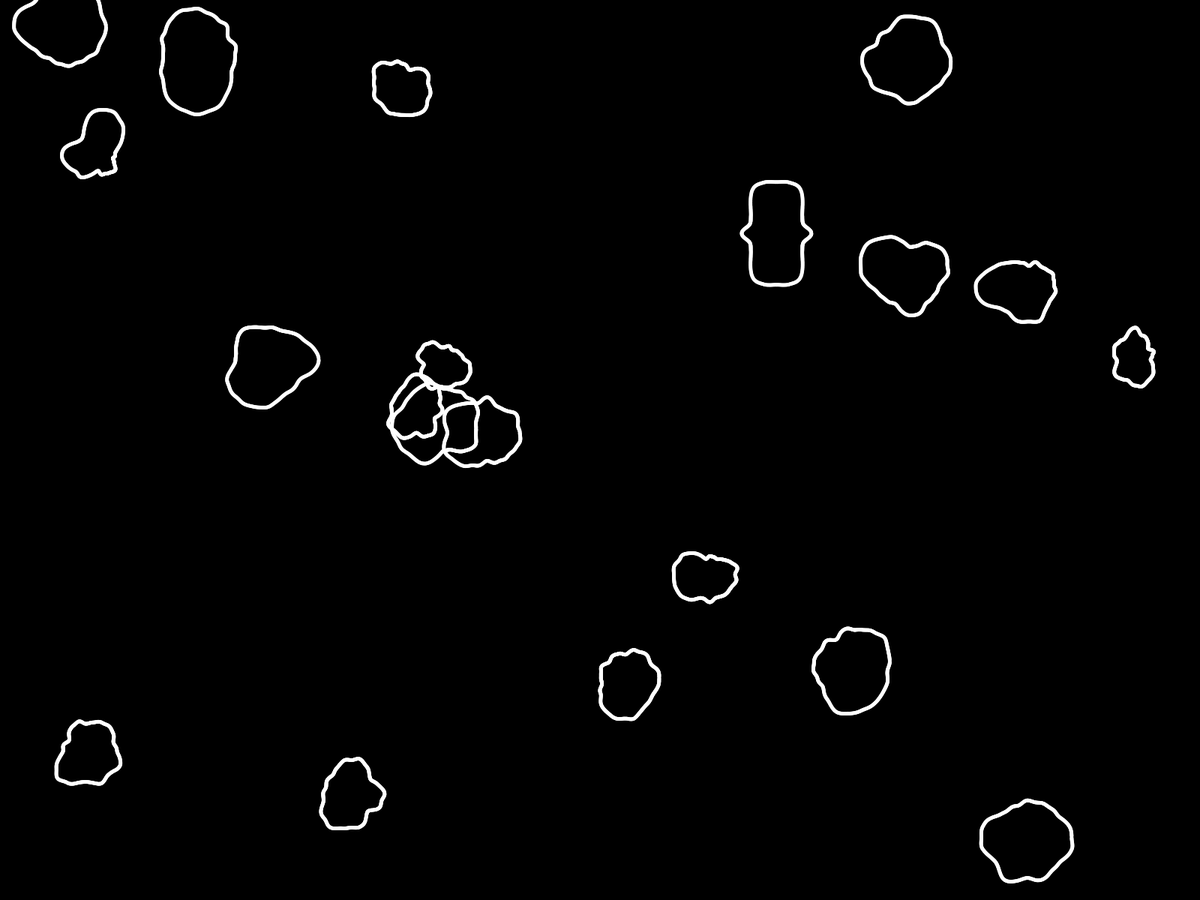
Frame 1 (no input)
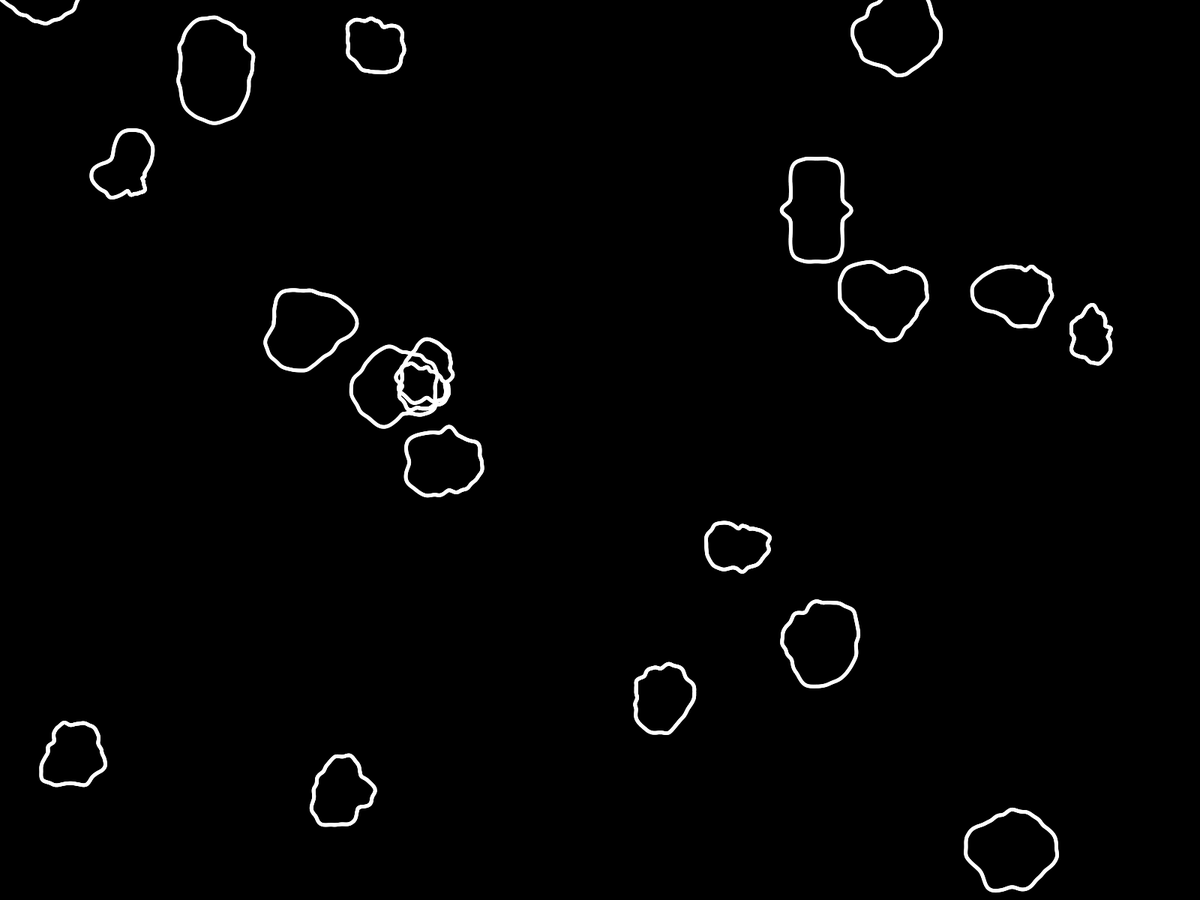
Frame 60 (the mouse pressed at the canvas centre just before this capture)
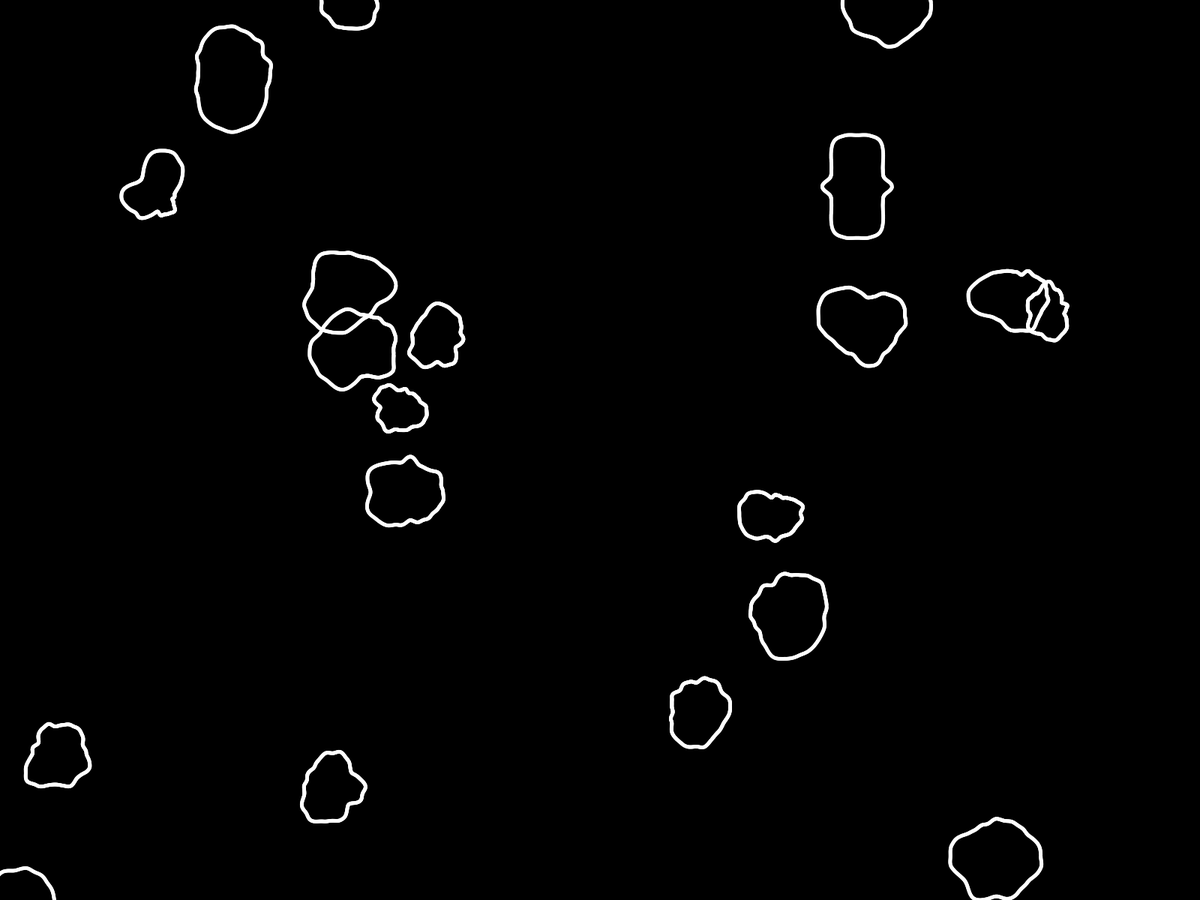
Frame 120 (the mouse held since frame 60 and released just before this capture)

The Processing sketch that drew these frames (run headless with seeded random() and noise(); from frame 60 on, the mouse is pressed at the canvas centre):

// Processing sketch: asteroidDrawing3
// ── asteroidDrawing3.pde
//for the circle calculations
int offset = 0;
int number = 20;    //number of asteroids
float Radius = 50; //radius of the asteroid
float radius = 1;  //radius of the outline of the shape

float[][] data = new float[number][360];
PVector[] pos = new PVector[number];
PVector[] vel = new PVector[number];

void setup() {
  noStroke();
  
  //size(360, 360);
  fullScreen();
  background(0);
  asteroids();
}

void draw() {
  //fill(0, 10);
  //rect(0, 0, width, height);
  background(0);
  calculateAndDraw();
}

void asteroids() {
  for (int i = 0; i < number; i++) {
    
    //position and velocity
    pos[i] = new PVector(random(width), random(height));
    vel[i] = new PVector(random(-1, 1), random(-1, 1));
    
    //the radius shape of the asteroid
    for (int j = 0; j < 359; j++) {
      float x = Radius * cos(j * PI / 180);
      float y = Radius * sin(j * PI / 180); 
      
      data[i][j] = 100 * noise(x/100 + offset, y/100 + offset);
    
      x = pos[i].x + (data[i][j] * cos(j * PI / 180));
      y = pos[i].y + (data[i][j] * sin(j * PI / 180)); 
      
      fill(255);
      circle(x, y, radius); 
    }
    offset++;
  }
}  

void calculateAndDraw() {
  for (int i = 0; i < number; i++) {
    pos[i].x += vel[i].x;
    pos[i].y += vel[i].y;
    
    //go to the other side of the screen
    if (pos[i].x+Radius < 0) {
      pos[i].x = width+Radius;
    }
    if (pos[i].x-Radius > width) {
      pos[i].x = -Radius;
    }
    if (pos[i].y+Radius < 0) {
      pos[i].y = height+Radius;
    }
    if (pos[i].y-Radius > height) {
      pos[i].y = -Radius;
    }
    
    /* //bounce off the sides
    if (pos[i].x-Radius < 0 || pos[i].x+Radius > width) {
      vel[i].x *= -1;
    }
    if (pos[i].y-Radius < 0 || pos[i].y+Radius > height) {
      vel[i].y *= -1;
    }
    */
    
    for (int j = 0; j < 359; j++) {
      float x = pos[i].x + (data[i][j] * cos(j * PI / 180));
      float y = pos[i].y + (data[i][j] * sin(j * PI / 180)); 
      
      fill(255);
      circle(x, y, 5); 
    }
  }
}
